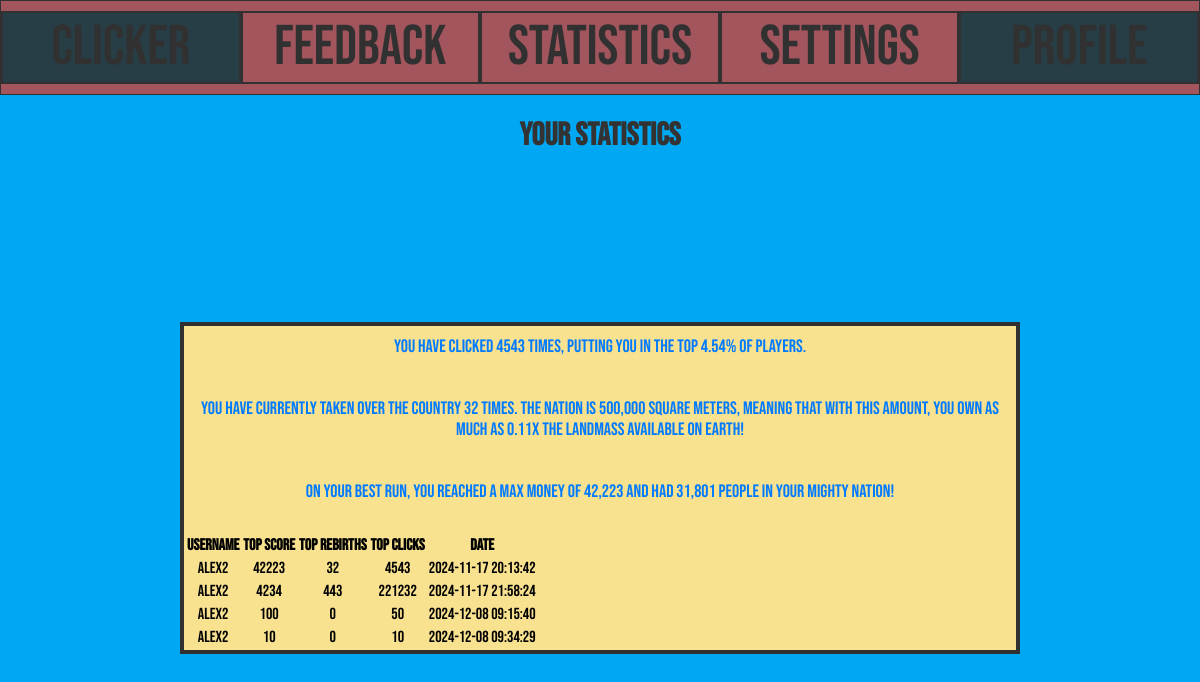
The page /statistics.php (signed in) on the database as committed earlier.
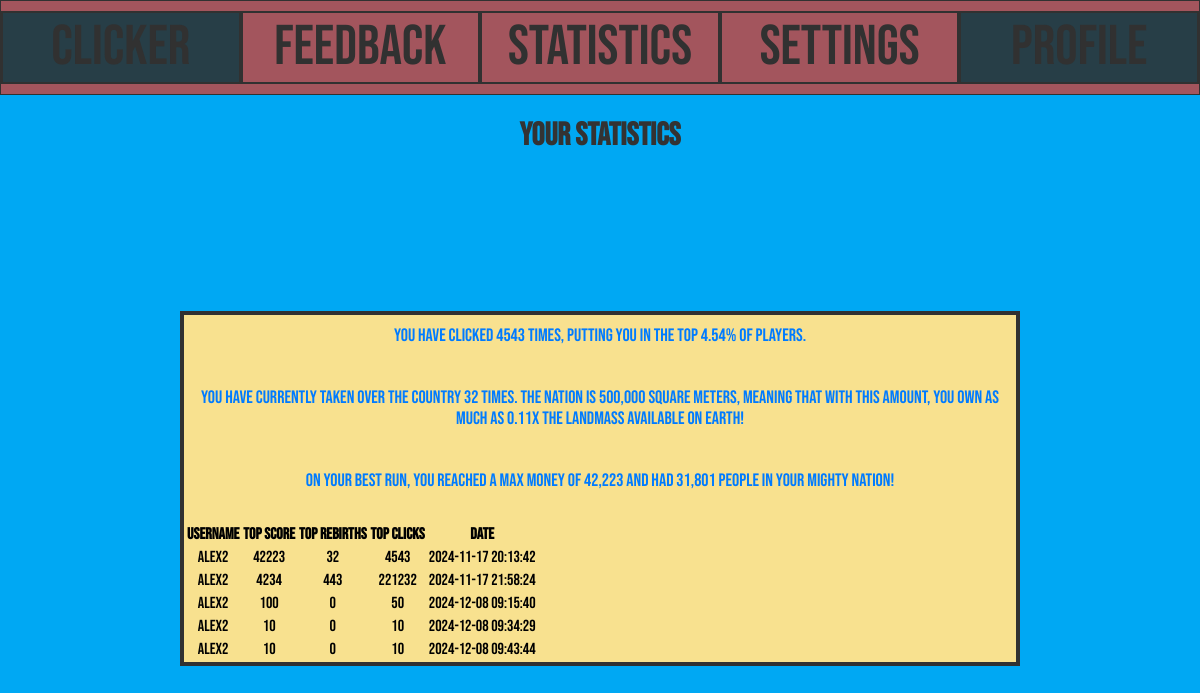
The same page on the database as committed later.
### tables this page shows
CREATE TABLE `trackeduserinformation` (
  `ID` int(11) NOT NULL,
  `userid` int(11) NOT NULL,
  `TopScore` int(11) NOT NULL,
  `TopRebirths` int(11) NOT NULL,
  `TopClicks` int(11) NOT NULL,
  `Date` timestamp NOT NULL DEFAULT current_timestamp() ON UPDATE current_timestamp()
);

CREATE TABLE `accounts` (
  `id` int(11) NOT NULL,
  `username` varchar(50) NOT NULL,
  `password` varchar(255) NOT NULL,
  `email` varchar(100) NOT NULL
);

### Statistics.php (the view, shortened to what this page needs)
<?php
include('setup.php');
include('NavBar.php');
if (isset($_SESSION['ID'])) {
    $userid = $_SESSION['ID'];
    $sql = "SELECT Date, ID, userid, TopClicks, TopRebirths, TopScore FROM trackeduserinformation WHERE userid = ?";
    $stmt = $conn->prepare($sql);
    $stmt->bind_param("i", $userid);
    $stmt->execute();
    $result = $stmt->get_result();
    $userData = $result->fetch_assoc();
} else {
    $userData = null;
}
?>
<!DOCTYPE html>
<html lang="en">
<head>
    <link rel="stylesheet" href="css/style.css">
</head>
<body>
    <h1 style="text-align: center;">Your Statistics</h1>
    <div class="StatisticsBody">
        <?php if ($userData): ?>
            <a>You have clicked <?= htmlspecialchars($userData['TopClicks']) ?> times, putting you in the top <?= round(($userData['TopClicks'] / 100000) * 100, 2) ?>% of players.</a><br>
            <a>You have currently taken over the country <?= htmlspecialchars($userData['TopRebirths']) ?> times. The nation is 500,000 square meters, meaning that with this amount, you own as much as <?= round(($userData['TopRebirths'] * 500000) / 149000000, 2) ?>x the landmass available on Earth!</a><br>
            <a>On your best run, you reached a max money of <?= number_format(htmlspecialchars($userData['TopScore'])) ?> and had <?= number_format(htmlspecialchars($userData['TopClicks'] * 7)) ?> people in your mighty nation!</a><br>
        <?php else: ?>
            <a>No statistics found for your account. Play to generate data!</a>
        <?php endif; ?>
            <table>
        <tr>
            <th>Username</th>
            <th>Top Score</th>
            <th>Top Rebirths</th>
            <th>Top Clicks</th>
            <th>Date</th>
        </tr>
        <?php
            $userid = $_SESSION['ID'];
            $sql = "SELECT username, Date, userid, TopClicks, TopRebirths, TopScore FROM trackeduserinformation
            LEFT JOIN accounts
            ON trackeduserinformation.userid = accounts.id
            where userid=?
            ORDER BY TopScore DESC";
            $stmt = $conn->prepare($sql);
            $stmt->bind_param("i", $userid);
            $stmt->execute();
            $result = $stmt->get_result();
        if ($result->num_rows > 0) {
            while ($row = $result->fetch_assoc()) {
                echo "<tr>";
                echo "<td>" . htmlspecialchars($row['username']) . "</td>";
                echo "<td>" . htmlspecialchars($row['TopScore']) . "</td>";
                echo "<td>" . htmlspecialchars($row['TopRebirths']) . "</td>";
                echo "<td>" . htmlspecialchars($row['TopClicks']) . "</td>";
                echo "<td>" . htmlspecialchars($row['Date']) . "</td>";
                echo "</tr>";
            }
        } else {
            echo "<tr><td colspan='6'>No data found</td></tr>";
        }
        ?>
    </table>
    </div>
</body>
</html>

Rows that differ between the two databases and show on the page:
added trackeduserinformation: userid.username "Alex2", TopScore "10", TopRebirths "0", TopClicks "10", Date "2024-12-08 09:43:44"
